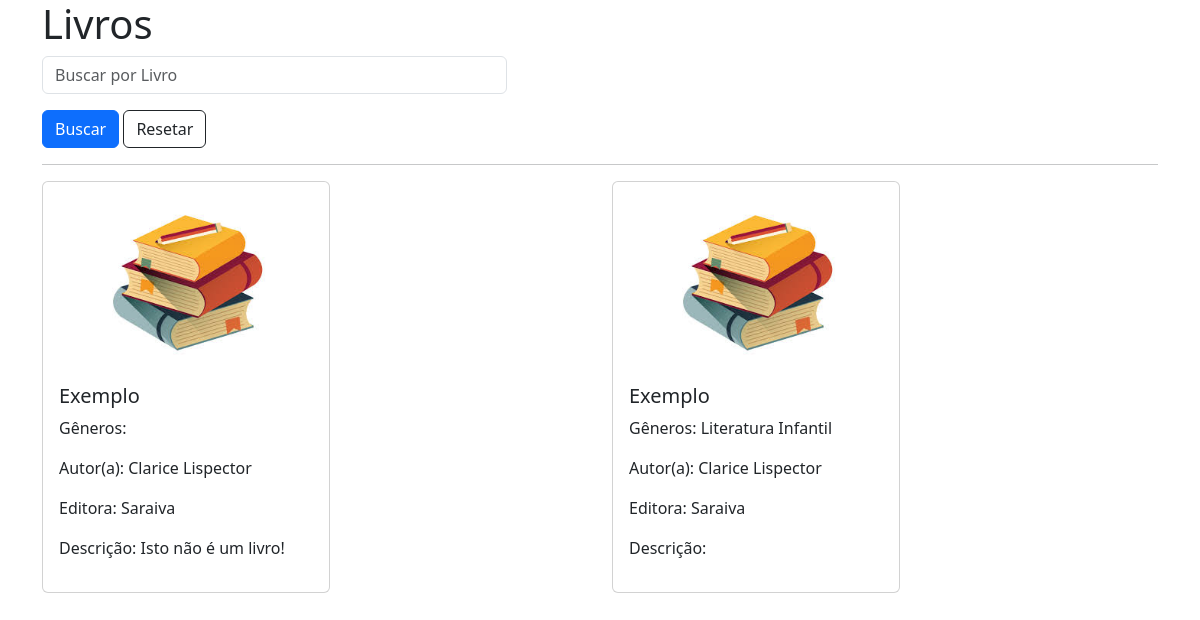
Page /livros/ on the earlier database version.
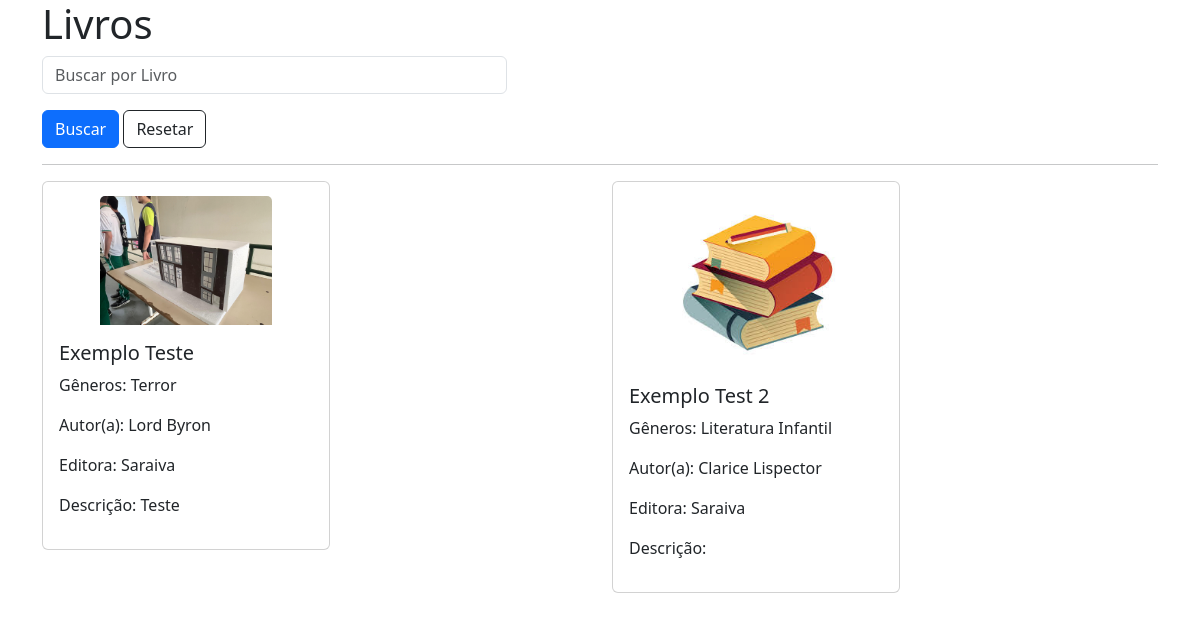
Same page on the later database version.
### livros/models.py (models this page shows, shortened)
class Livro(models.Model): #TODO adicionar genero do livro
    titulo = models.CharField(max_length=150, null=False, blank=False)
    isbn = models.CharField(max_length=20, unique=True, null=False)
    generos = models.ManyToManyField(Genero, related_name='livros')
    autor = models.ForeignKey(Autor, on_delete=models.CASCADE)
    editora = models.ForeignKey(Editora, on_delete=models.CASCADE)
    data_publicacao = models.DateField(null=False)
    numero_paginas = models.PositiveIntegerField(null=False)
    numero_amostras = models.PositiveIntegerField(null=False)
    descricao = models.TextField(blank=True)
    capa = models.ImageField(upload_to='livros_capas')
    data_cadastro = models.DateTimeField(auto_now_add=True)
    data_ultima_atualizacao = models.DateTimeField(auto_now=True)
    funcionario = models.ForeignKey(DadosFuncionario, on_delete=models.DO_NOTHING)

class Autor(models.Model):
    GENERO_CHOICES = [
        ('M', 'Masculino'),
        ('F', 'Feminino'),
        ('O', 'Outros'),
    ]
    nome = models.CharField(max_length=80, null=False)
    genero = models.CharField(max_length=10, choices=GENERO_CHOICES, default='O')
    biografia = models.TextField(null=False)
    nacionalidade = models.CharField(max_length=30, null=False)
    data_nascimento = models.DateField(null=False)
    data_cadastro = models.DateTimeField(auto_now_add=True)
    data_ultima_atualizacao = models.DateTimeField(auto_now=True)
    funcionario = models.ForeignKey(DadosFuncionario, on_delete=models.DO_NOTHING)
    foto_autor = models.ImageField(upload_to='autores')

class Editora(models.Model):
    nome = models.CharField(max_length=250, null=False)
    cnpj = models.CharField(max_length=18, unique=True)
    endereco = models.CharField(max_length=255, null=False)
    telefone = models.CharField(max_length=20, blank=True)
    email = models.EmailField(unique=True)
    site = models.URLField(null=True, blank=True)
    descricao = models.TextField(blank=True)
    data_cadastro = models.DateTimeField(auto_now_add=True)
    data_ultima_atualizacao = models.DateTimeField(auto_now=True)
    funcionario = models.ForeignKey(DadosFuncionario, on_delete=models.DO_NOTHING)
    foto_editora = models.ImageField(upload_to='editoras')

class Genero(models.Model):
    nome = models.CharField(max_length=100, null=False, blank=False)

### livros/views.py (the view)
# urls.py: path('', views.visualizar_livros, name="visualizar_livros"),
def visualizar_livros(request):
    if request.method == 'GET':
        livros = Livro.objects.all()
        return render(request, 'visualizar_livros.html', {'livros': livros, 'is_funcionario': is_funcionario(request)})

### funcionarios/models.py (called while the page is built)
def is_funcionario(request):
    try:
        if DadosFuncionario.objects.filter(user=request.user, status=True):
            return True
    except:
        return False

### livros/templates/visualizar_livros.html (shortened to what this page needs)
{% extends "base.html" %}
{% load static %}
{% block 'body' %}
    <div class="container">
        <h1>Livros</h1>
        <div class="col-md-5">
            <form action="{% url "visualizar_livros" %}" method="get">
                <input type="text" name="nome_livro" placeholder="Buscar por Livro" style="margin-bottom: 1rem" class="form-control">
                <input type="submit" value="Buscar" class="btn btn-primary">
                <a href="{% url "visualizar_livros" %}" class="btn btn-outline-dark">Resetar</a>
            </form>
        </div>
        <hr>
        <div class="row">
            <br>
            {% for livro in livros %}
                <div class="col-md-4" style="margin-right: auto">
                    <div class="card" style="width: 18rem; margin-bottom: 5%;">
                        <div class="d-flex align-items-center">
                            <img src="{{livro.capa.url}}" alt="foto do livro" class="card-img-top mx-auto" style="max-width: 60%; object-fit: contain; margin-top: 5%">
                        </div>
                        <div class="card-body">
                            <h5 class="card-title">{{livro.titulo}}</h5>
                            <p>Gêneros: {% for genero in livro.generos.all %}{{genero.nome}}{% endfor %}</p>
                            <p>Autor&#40a&#41: {{livro.autor.nome}}</p>
                            <p>Editora: {{livro.editora.nome}}</p>
                            <p>Descrição: {{livro.descricao}}</p>
                        </div>
                    </div>
                </div>
            {% empty %}
                <p>Nenhum livro encontrado.</p>
            {% endfor %}
        </div>
    </div>
{% endblock 'body' %}

### templates/base.html (shortened to what this page needs)
<!doctype html>
<html lang="en">
  <head>
    <link href="https://cdn.jsdelivr.net/npm/bootstrap@5.3.3/dist/css/bootstrap.min.css" rel="stylesheet">
  </head>
  <body>
    {% block 'body' %}{% endblock 'body' %}
  </body>
</html>

Differences in the rows shown:
changed Livro: capa: picture added in place of a placeholder; titulo "Exemplo" → "Exemplo Teste"; autor.nome "Clarice Lispector" → "Lord Byron"; descricao "Isto não é um livro!" → "Teste"
added Genero: nome "Terror", shown under Livro "Exemplo Teste"
changed Livro "Clarice Lispector": titulo "Exemplo" → "Exemplo Test 2"
